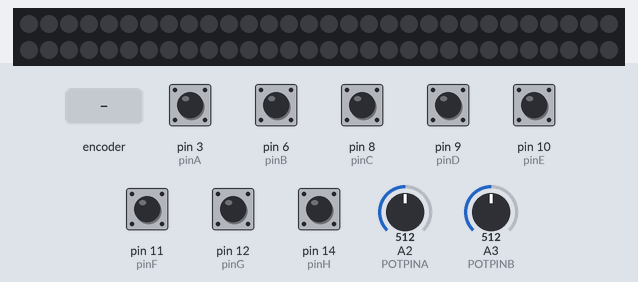
The sketch below on a simulated Arduino Uno, built with avr-gcc and run on an emulated ATmega328P. Shown: 60 RGB LEDs in strip order, left to right, continuing on the next row. The test bench sets the inputs (shaded band); at power-on: pin 3 (pinA), pin 6 (pinB), pin 8 (pinC), pin 9 (pinD), pin 10 (pinE), pin 11 (pinF), pin 12 (pinG), pin 14 (pinH) HIGH, A2 (POTPINA) = 512, A3 (POTPINB) = 512. Dim RGB values are drawn brighter than linear; random numbers use the default seed unless the sketch sets one; what the sketch prints to the serial monitor is not drawn.

Above: at 1.2 s.
1.3 s: rotary encoder on pin 3 (pinA) / pin 17 (POTPINB) turned 3 steps (first pin leading)
3.4 s: pin 8 (pinC) pulled LOW for 1 s
At 5.4 s:
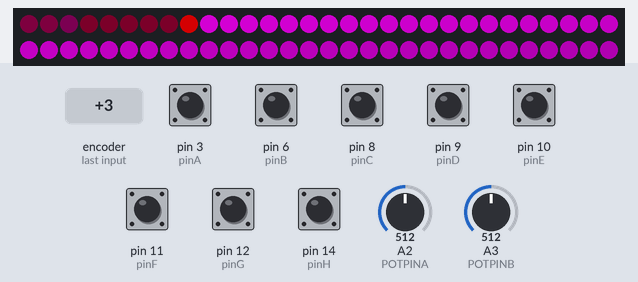
5.9 s: pin 6 (pinB) pulled LOW for 0.15 s
At 6.27 s:
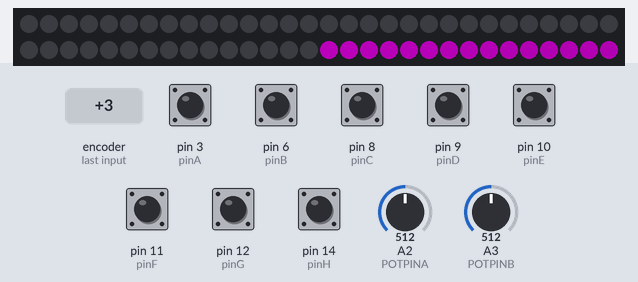
7.7 s: pin 9 (pinD) pulled LOW for 0.15 s
At 8.6 s:
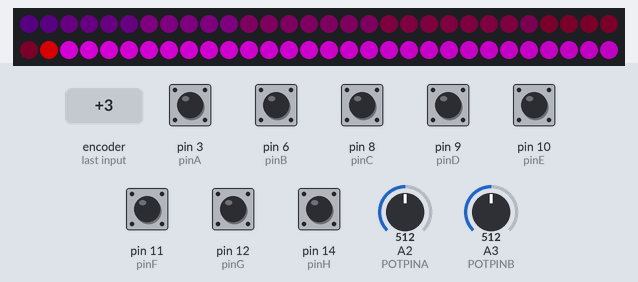
9.3 s: pin 10 (pinE) pulled LOW for 0.15 s
At 9.9 s:
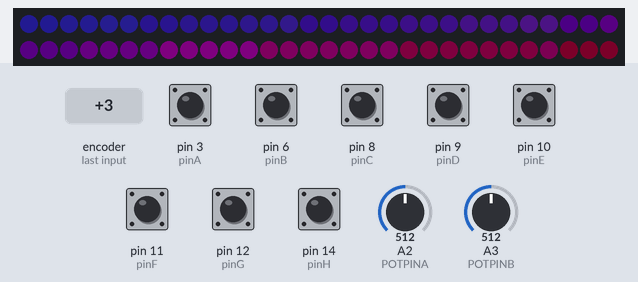
10.9 s: pin 11 (pinF) pulled LOW for 1 s
At 13.3 s:
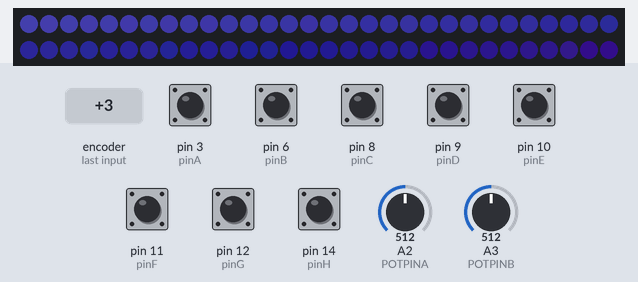
Timing chart, 0 to 14.4 s (numbered marks = the images above; inputs shaded):
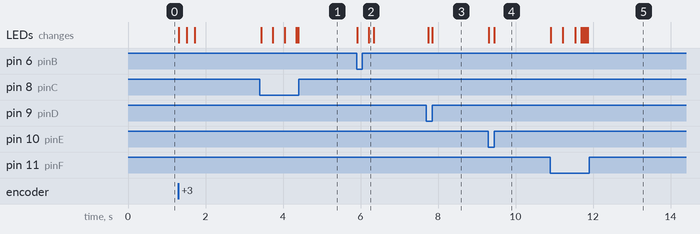

The sketch:

blinky_belt_test_change_modes.ino
```cpp
// Code to power a strip of Adafruit DotStar LEDs for a glowing belt project.

// Load the dotstar library
#include <Adafruit_DotStar.h>
// Because conditional #includes don't work w/Arduino sketches...
//#include <SPI.h>         // COMMENT OUT THIS LINE FOR GEMMA OR TRINKET
#include <avr/power.h> // ENABLE THIS LINE FOR GEMMA OR TRINKET

// Number of LEDs in strip
#define NUMPIXELS 60

// Control the LEDs from these two pins:
#define DATAPIN    4
#define CLOCKPIN   5
Adafruit_DotStar strip = Adafruit_DotStar(NUMPIXELS, DATAPIN, CLOCKPIN, DOTSTAR_BRG);

// Initialize LED strip variables
// int head  = 0, tail = -20; // Index of first 'on' and 'off' pixels
int red = 0, blue = 0, green = 0;
int i = 0;

// Hard-coded Gamma correction for LED intensity
const uint8_t PROGMEM gamma8[] = {
    0,  0,  0,  0,  0,  0,  0,  0,  0,  0,  0,  0,  0,  0,  0,  0,
    0,  0,  0,  0,  0,  0,  0,  0,  0,  0,  0,  0,  1,  1,  1,  1,
    1,  1,  1,  1,  1,  1,  1,  1,  1,  2,  2,  2,  2,  2,  2,  2,
    2,  3,  3,  3,  3,  3,  3,  3,  4,  4,  4,  4,  4,  5,  5,  5,
    5,  6,  6,  6,  6,  7,  7,  7,  7,  8,  8,  8,  9,  9,  9, 10,
   10, 10, 11, 11, 11, 12, 12, 13, 13, 13, 14, 14, 15, 15, 16, 16,
   17, 17, 18, 18, 19, 19, 20, 20, 21, 21, 22, 22, 23, 24, 24, 25,
   25, 26, 27, 27, 28, 29, 29, 30, 31, 32, 32, 33, 34, 35, 35, 36,
   37, 38, 39, 39, 40, 41, 42, 43, 44, 45, 46, 47, 48, 49, 50, 50,
   51, 52, 54, 55, 56, 57, 58, 59, 60, 61, 62, 63, 64, 66, 67, 68,
   69, 70, 72, 73, 74, 75, 77, 78, 79, 81, 82, 83, 85, 86, 87, 89,
   90, 92, 93, 95, 96, 98, 99,101,102,104,105,107,109,110,112,114,
  115,117,119,120,122,124,126,127,129,131,133,135,137,138,140,142,
  144,146,148,150,152,154,156,158,160,162,164,167,169,171,173,175,
  177,180,182,184,186,189,191,193,196,198,200,203,205,208,210,213,
  215,218,220,223,225,228,231,233,236,239,241,244,247,249,252,255 };

// Initialize potentiometer
#define POTPINA 2    // select the input pin for the potentiometer
#define POTPINB 3
// variables to store the value coming from the sensor
int valA = 0;
int valB = 0;

// The rotary switch has eight pins; they are attached to the eight Arduino digital pins defined here
int pinA = 3;
int pinB = 6;
int pinC = 8;
int pinD = 9;
int pinE = 10;
int pinF = 11;
int pinG = 12;
int pinH = 14;

byte leds = 0;

struct rgb
{
  int red;
  int green;
  int blue;
};

bool greenup = true;
bool redup = true;
bool blueup = true;

struct rgb rgbArray[NUMPIXELS];

void setup(){
  // if analog input pin 0 is unconnected, random analog
  // noise will cause the call to randomSeed() to generate
  // different seed numbers each time the sketch runs.
  // randomSeed() will then shuffle the random function.
  randomSeed(analogRead(0));

  // Set up the serial monitor
  Serial.begin(9600);
  Serial.println("--- Start Serial Monitor ---");

  #if defined(__AVR_ATtiny85__) && (F_CPU == 16000000L)
    clock_prescale_set(clock_div_1); // Enable 16 MHz on Trinket
  #endif
  strip.begin(); // Initialize LED strip pins for output
  strip.show();  // Turn all LEDs off ASAP

  for (int i=0; i <= NUMPIXELS; i++){
    rgbArray[i].red = 0;
    rgbArray[i].green = 0;
    rgbArray[i].blue = 0;
  };


  // initialize builtin LED
//  pinMode(LED_BUILTIN, OUTPUT);
//  pinMode(ledPin, OUTPUT);

  // Initialize pins for rotary switch
  // INPUT_PULLUP results in the pin being LOW when a switch is closed, HIGH when open:
  // https://www.arduino.cc/en/Tutorial/InputPullupSerial
  pinMode(pinA, INPUT_PULLUP);
  pinMode(pinB, INPUT_PULLUP);
  pinMode(pinC, INPUT_PULLUP);
  pinMode(pinD, INPUT_PULLUP);
  pinMode(pinE, INPUT_PULLUP);
  pinMode(pinF, INPUT_PULLUP);
  pinMode(pinG, INPUT_PULLUP);
  pinMode(pinH, INPUT_PULLUP);
}


void loop()
{
  if (digitalRead(pinA) == LOW)
  {
    valA = analogRead(POTPINA) / 5 + 0.1;    // read the value from the sensor
    Serial.println(valA);
    i = random(NUMPIXELS);
    blue = random(77) + 20;
    green = random(77) + 20;
    red = random(77) + 20;
    strip.setPixelColor(i, pgm_read_byte(&gamma8[red]), pgm_read_byte(&gamma8[green]), pgm_read_byte(&gamma8[blue]));
    strip.show();                     // Refresh strip
    delay(valA);                        // Pause
    Serial.println("A");
  }

  else if (digitalRead(pinB) == LOW)
  {
    red = 0;
    green = 0;
    blue = 0;
    for (int i=0; i <= NUMPIXELS; i++){
      strip.setPixelColor(i, pgm_read_byte(&gamma8[red]), pgm_read_byte(&gamma8[green]), pgm_read_byte(&gamma8[blue]));
      strip.show();
      delay(3);
    };
    delay(20);
    Serial.println("B");
  }

  else if (digitalRead(pinC) == LOW)
  {
    valA = analogRead(POTPINA) / 5 + 0.1;    // read the value from the sensor
    // set first pixel to new value based on value of pixel at index = 1
    if (rgbArray[1].red < 200)
    {
      rgbArray[0].red = rgbArray[1].red + 1;
    }
    else
    {
      rgbArray[0].red = 50;
    };

    if (rgbArray[1].blue < 199)
    {
      rgbArray[0].blue = rgbArray[1].blue + 1;
    }
    else
    {
      rgbArray[0].blue = 35;
    };

    // set pixels to rgbArray
    for (int i=0; i <= NUMPIXELS; i++){
      strip.setPixelColor(i, pgm_read_byte(&gamma8[rgbArray[i].red]), pgm_read_byte(&gamma8[rgbArray[i].green]), pgm_read_byte(&gamma8[rgbArray[i].blue]));
    };

    // show
    strip.show();

    // increment rgbArray
    for (int i=NUMPIXELS; i > 0; i--){
      rgbArray[i].red = rgbArray[i - 1].red;
      rgbArray[i].green = rgbArray[i - 1].green;
      rgbArray[i].blue = rgbArray[i - 1].blue;
    };
    delay(valA);
    Serial.println("C");
  }

  else if (digitalRead(pinD) == LOW)
  {
    valA = analogRead(POTPINA) / 5 + 0.1;    // read the value from the sensor
    // set first pixel to new value based on value of pixel at index = 1
    if (rgbArray[1].green < 200)
    {
      rgbArray[0].green = rgbArray[1].green + 1;
    }
    else
    {
      rgbArray[0].green = 20;
    };

    if (rgbArray[1].blue < 199)
    {
      rgbArray[0].blue = rgbArray[1].blue + 1;
    }
    else
    {
      rgbArray[0].blue = 35;
    };

    // set pixels to rgbArray
    for (int i=0; i <= NUMPIXELS; i++){
      strip.setPixelColor(i, pgm_read_byte(&gamma8[rgbArray[i].red]), pgm_read_byte(&gamma8[rgbArray[i].green]), pgm_read_byte(&gamma8[rgbArray[i].blue]));
    };

    // show
    strip.show();

    // increment rgbArray
    for (int i=NUMPIXELS; i > 0; i--){
      rgbArray[i].red = rgbArray[i - 1].red;
      rgbArray[i].green = rgbArray[i - 1].green;
      rgbArray[i].blue = rgbArray[i - 1].blue;
    };
    delay(valA);
    Serial.println("D");
  }

  else if (digitalRead(pinE) == LOW)
  {
    valA = analogRead(POTPINA) / 5 + 0.1;    // read the value from the sensor
    // set first pixel to new value based on value of pixel at index = 1
    if (rgbArray[1].green < 197 && greenup)
    {
      rgbArray[0].green = rgbArray[1].green + 1;
    }
    else if (rgbArray[1].green > 35 && !greenup)
    {
      rgbArray[0].green = rgbArray[1].green - 1;
    }
    else
    {
      greenup = !greenup;
    }

    if (rgbArray[1].blue < 201 && blueup)
    {
      rgbArray[0].blue = rgbArray[1].blue + 1;
    }
    else if (rgbArray[1].blue > 35 && !blueup)
    {
      rgbArray[0].blue = rgbArray[1].blue - 1;
    }
    else
    {
      blueup = !blueup;
    }

    // set pixels to rgbArray
    for (int i=0; i <= NUMPIXELS; i++){
      strip.setPixelColor(i, pgm_read_byte(&gamma8[rgbArray[i].red]), pgm_read_byte(&gamma8[rgbArray[i].green]), pgm_read_byte(&gamma8[rgbArray[i].blue]));
    };

    // show
    strip.show();

    // increment rgbArray
    for (int i=NUMPIXELS; i > 0; i--){
      rgbArray[i].red = rgbArray[i - 1].red;
      rgbArray[i].green = rgbArray[i - 1].green;
      rgbArray[i].blue = rgbArray[i - 1].blue;
    };
    delay(valA);
    Serial.println("E");
  }

  else if (digitalRead(pinF) == LOW)
  {
    valA = analogRead(POTPINA) / 5 + 1;    // read the value from the sensor
    valB = analogRead(POTPINB) / 5 + 40;    // read the value from the sensor
    // set first pixel to new value based on value of pixel at index = 1
    if (rgbArray[1].green < 197 && greenup)
    {
      rgbArray[0].green = rgbArray[1].green + 1;
    }
    else if (rgbArray[1].green > 35 && !greenup)
    {
      rgbArray[0].green = rgbArray[1].green - 1;
    }
    else
    {
      greenup = !greenup;
    }

    if (rgbArray[1].blue < 203 && blueup)
    {
      rgbArray[0].blue = rgbArray[1].blue + 1;
    }
    else if (rgbArray[1].blue > 35 && !blueup)
    {
      rgbArray[0].blue = rgbArray[1].blue - 1;
    }
    else
    {
      blueup = !blueup;
    }

    if (rgbArray[1].red < 131 && redup)
    {
      rgbArray[0].red = rgbArray[1].red + 1;
    }
    else if (rgbArray[1].red > 35 && !redup)
    {
      rgbArray[0].red = rgbArray[1].red - 1;
    }
    else
    {
      redup = !redup;
    }

    // set pixels to rgbArray
    for (int i=0; i <= NUMPIXELS; i++){
      strip.setPixelColor(i, pgm_read_byte(&gamma8[rgbArray[i].red]), pgm_read_byte(&gamma8[rgbArray[i].green]), pgm_read_byte(&gamma8[rgbArray[i].blue]));
    };

    // show
    strip.show();

    // increment rgbArray
    for (int i=NUMPIXELS; i > 0; i--){
      rgbArray[i].red = rgbArray[i - 1].red;
      rgbArray[i].green = rgbArray[i - 1].green;
      rgbArray[i].blue = rgbArray[i - 1].blue;
    };
    delay(valA);
    Serial.print("F");
    Serial.print(valA);
    Serial.print("-");
    Serial.print(valB);
    Serial.println();
  }

  else if (digitalRead(pinG) == LOW)
  {
    valA = analogRead(POTPINA) / 5 + 1;    // read the value from the sensor
    valB = analogRead(POTPINB) / 5 + 40;    // read the value from the sensor
    // set first pixel to new value based on value of pixel at index = 1
    if (rgbArray[1].green < valB + 21 && greenup)
    {
      rgbArray[0].green = rgbArray[1].green + 1;
    }
    else if (rgbArray[1].green > 35 && !greenup)
    {
      rgbArray[0].green = rgbArray[1].green - 1;
    }
    else
    {
      greenup = !greenup;
    }

    if (rgbArray[1].blue < valB + 1 && blueup)
    {
      rgbArray[0].blue = rgbArray[1].blue + 1;
    }
    else if (rgbArray[1].blue > 2 && !blueup)
    {
      rgbArray[0].blue = rgbArray[1].blue - 1;
    }
    else
    {
      blueup = !blueup;
    }

    if (rgbArray[1].red < valB + 17 && redup)
    {
      rgbArray[0].red = rgbArray[1].red + 1;
    }
    else if (rgbArray[1].red > 35 && !redup)
    {
      rgbArray[0].red = rgbArray[1].red - 1;
    }
    else
    {
      redup = !redup;
    }

    // set pixels to rgbArray
    for (int i=0; i <= NUMPIXELS; i++){
      strip.setPixelColor(i, pgm_read_byte(&gamma8[rgbArray[i].red]), pgm_read_byte(&gamma8[rgbArray[i].green]), pgm_read_byte(&gamma8[rgbArray[i].blue]));
    };

    // show
    strip.show();

    // increment rgbArray
    for (int i=NUMPIXELS; i > 0; i--){
      rgbArray[i].red = rgbArray[i - 1].red;
      rgbArray[i].green = rgbArray[i - 1].green;
      rgbArray[i].blue = rgbArray[i - 1].blue;
    };
    delay(valA);
    Serial.print("G");
    Serial.print(valA);
    Serial.print("-");
    Serial.print(valB);
    Serial.println();
  }

  else if (digitalRead(pinH) == LOW)
  {
    digitalWrite(LED_BUILTIN, HIGH);
    delay(50);
    Serial.println("H");
  }

  else
  {
    digitalWrite(LED_BUILTIN, LOW);
    Serial.println("none");
    delay(50);
  }
}
```

Measured:
- after the input at 3.4 s, the LEDs: first change at once (image 1 shows a later state)
- after the input at 5.9 s, the LEDs: first change at once (image 2 shows a later state)
- after the input at 7.7 s, the LEDs: first change after 0.05 s (image 3 shows a later state)
- after the input at 9.3 s, the LEDs: first change at once (image 4 shows a later state)
- after the input at 10.9 s, the LEDs: first change at once (image 5 shows a later state)
